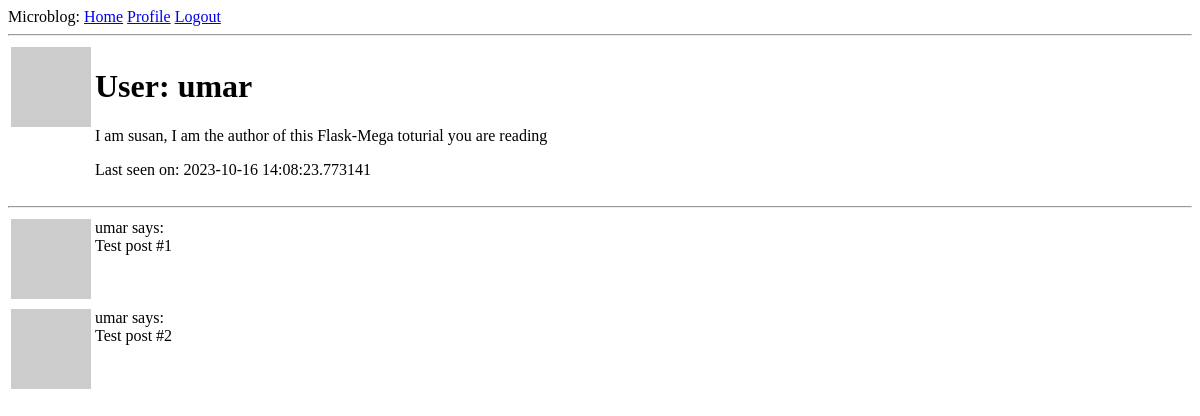
The app's page /user/umar (signed in), older data.
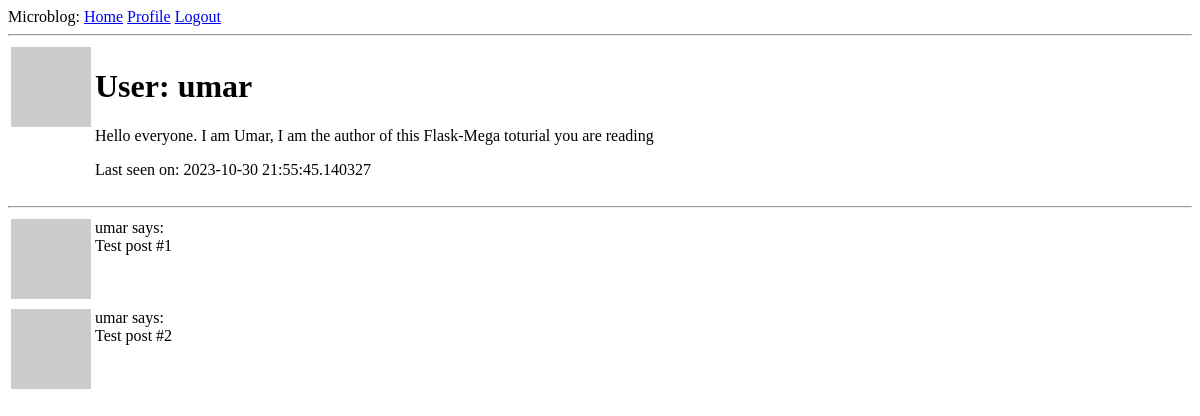
The same page, newer data.
### app/models.py (models this page shows, shortened)
class User(UserMixin, db.Model):
    id = db.Column(db.Integer, primary_key=True)
    username = db.Column(db.String(64), index=True, unique=True)
    email = db.Column(db.String(120), index=True, unique=True)
    password_hash = db.Column(db.String(128))
    posts = db.relationship("Post", backref="author", lazy="dynamic")
    about_me = db.Column(db.String(140))
    last_seen = db.Column(db.DateTime, default=datetime.utcnow)
    def avatar(self, size):
        digest = md5(self.email.lower().encode("utf-8")).hexdigest()
        return "https://www.gravatar.com/avatar/{}?d=identicon&s={}".format(
            digest, size
        )

### app/routes.py (the view)
@app.route("/user/<username>")
@login_required
def user(username):
    user = User.query.filter_by(username=username).first_or_404()
    posts = [
        {"author": user, "body": "Test post #1"},
        {"author": user, "body": "Test post #2"},
    ]
    form = EmptyForm()
    return render_template("user.html", user=user, posts=posts, form=form)

### app/models.py (called while the page is built)
@login.user_loader
def load_user(id):
    return User.query.get(int(id))

### app/routes.py (called while the page is built)
@app.before_request
def before_request():
    if current_user.is_authenticated:
        current_user.last_seen = datetime.utcnow()
        db.session.commit()

### templates/user.html (shortened to what this page needs)
{% extends "base.html" %} {% block content %}
<table>
  <tr valign="top">
    <td><img src="{{ user.avatar(128) }}" /></td>
    <td>
      <h1>User: {{ user.username }}</h1>
      {% if user.about_me %}
      <p>{{ user.about_me }}</p>
      {% endif %} {% if user.last_seen %}
      <p>Last seen on: {{ user.last_seen }}</p>
      {% endif %}
    </td>
  </tr>
</table>
<hr />
{% for post in posts %} {% include '_post.html' %} {% endfor %} {% endblock %}

### templates/base.html (shortened to what this page needs)
<!DOCTYPE html>
<html>
  <head>
  </head>
  <body>
    <div>
      Microblog:
      <a href="{{ url_for("index") }}">Home</a>
      {% if current_user.is_anonymous %}
      <a href="{{ url_for("login") }}">Login</a>
      {% else %}
      <a href="{{ url_for('user', username=current_user.username) }}">Profile</a>
      <a href="{{ url_for("logout") }}">Logout</a>
      {% endif %}
    </div>
    <hr />
    {% block content %} {% endblock content %}
  </body>
</html>

### templates/_post.html
<table>
  <tr valign="top">
    <td><img src="{{ post.author.avatar(36) }}" /></td>
    <td>{{ post.author.username }} says:<br />{{ post.body }}</td>
  </tr>
</table>

Row changes from the older to the newer data that the page shows:
changed User "umar": about_me "I am susan, I am the author of this Flask-Mega toturial you are reading" → "Hello everyone. I am Umar, I am the author of this Flask-Mega toturial you are reading"; last_seen "2023-10-16 14:08:23.773141" → "2023-10-30 21:55:45.140327"
